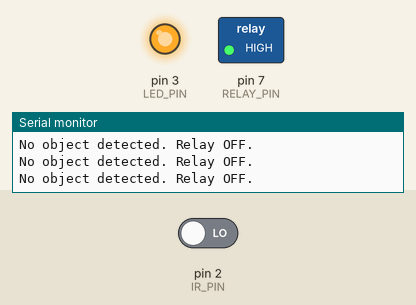
Recording of a sketch running on a simulated Arduino Uno, built with avr-gcc and run on an emulated ATmega328P. Parts: switched loads named in the sketch (green lamp = pin HIGH), output pins drawn as LEDs (lit = HIGH), the last lines printed to the serial monitor. Inputs (shaded band) come from the test bench; at power-on: pin 2 (IR_PIN) LOW.

Above: at 2.7 s.
2.8 s: pin 2 (IR_PIN) driven HIGH
At 3.8 s:
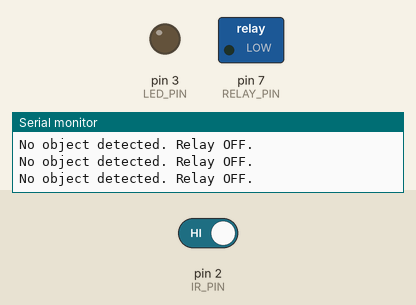
4.3 s: pin 2 (IR_PIN) driven LOW
At 5.5 s:
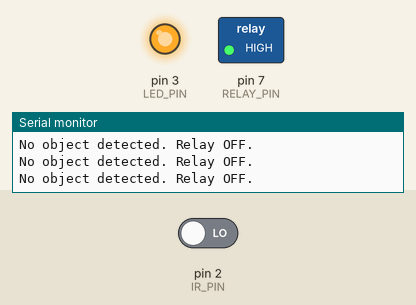
Timing chart, 0 to 7.3 s (numbered marks = the images above; inputs shaded):
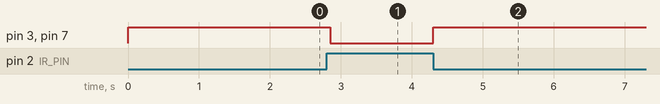

The sketch:

Automatic_Water_Tap_System.ino
```cpp
int IR_PIN = 2;      // IR sensor output pin
int RELAY_PIN = 7;   // Relay control pin
int LED_PIN = 3;     // LED input pin
int objectDetected = 0;

void setup() {
  pinMode(RELAY_PIN, OUTPUT);
  digitalWrite(RELAY_PIN, LOW); // Ensure the relay is initially off
  pinMode(IR_PIN, INPUT);
  pinMode(LED_PIN,OUTPUT);
  Serial.begin(9600);
}

void loop() {
  objectDetected = digitalRead(IR_PIN);

  if (objectDetected == HIGH) {
    digitalWrite(RELAY_PIN, LOW); // Turn OFF the relay
    digitalWrite(LED_PIN, LOW);   // Turn OFF the led

  }else {
    digitalWrite(RELAY_PIN, HIGH); // Turn ON the relay
    Serial.println("No object detected. Relay OFF.");
    digitalWrite(LED_PIN, HIGH);   // Turn ON the led
    delay(950);
  }

}
```

Measured:
- after the input at 2.8 s, pin 3 (LED_PIN), pin 7 (RELAY_PIN): HIGH → LOW after 0.05 s
- after the input at 4.3 s, pin 3 (LED_PIN), pin 7 (RELAY_PIN): LOW → HIGH at once
